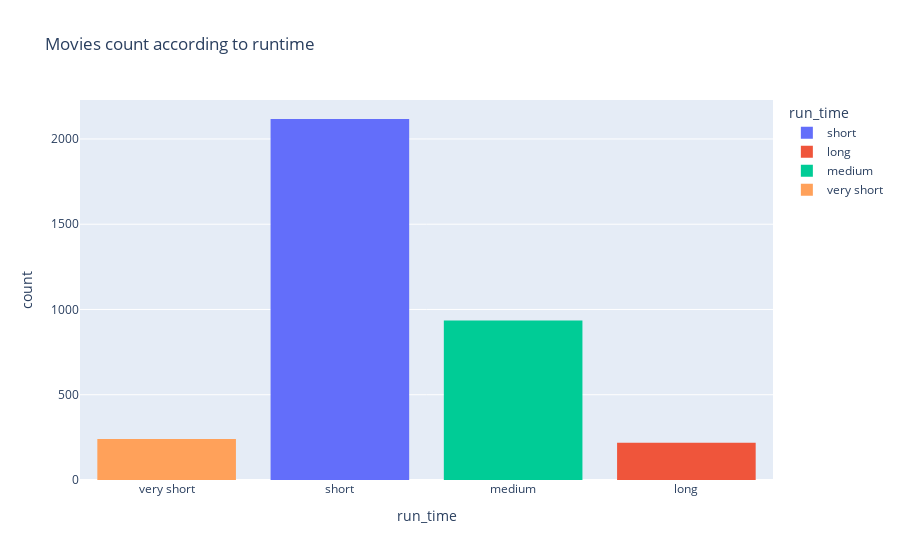

Write notebook code for a chart like this one.
### Code cell
fig = px.histogram(df, x='run_time', color='run_time', title='Movies count according to runtime', height=500)
fig.update_layout(xaxis={'categoryarray':['very short','short','medium','long']})
fig.show()

### Figure 1 — Plotly figure (JSON) as saved in the notebook; plotly's stock layout.template omitted (floating-point values rounded to 4 significant figures; data arrays with more than 128 entries replaced by an {"elided": "..."} marker saying what was removed)
{"data": [{"alignmentgroup": "True", "bingroup": "x", "hovertemplate": "run_time=%{x}<br>count=%{y}<extra></extra>", "legendgroup": "short", "marker": {"color": "#636efa", "pattern": {"shape": ""}}, "name": "short", "offsetgroup": "short", "orientation": "v", "showlegend": true, "type": "histogram", "x": {"elided": "2117 str values"}, "xaxis": "x", "yaxis": "y"}, {"alignmentgroup": "True", "bingroup": "x", "hovertemplate": "run_time=%{x}<br>count=%{y}<extra></extra>", "legendgroup": "long", "marker": {"color": "#EF553B", "pattern": {"shape": ""}}, "name": "long", "offsetgroup": "long", "orientation": "v", "showlegend": true, "type": "histogram", "x": {"elided": "218 str values"}, "xaxis": "x", "yaxis": "y"}, {"alignmentgroup": "True", "bingroup": "x", "hovertemplate": "run_time=%{x}<br>count=%{y}<extra></extra>", "legendgroup": "medium", "marker": {"color": "#00cc96", "pattern": {"shape": ""}}, "name": "medium", "offsetgroup": "medium", "orientation": "v", "showlegend": true, "type": "histogram", "x": {"elided": "936 str values"}, "xaxis": "x", "yaxis": "y"}, {"alignmentgroup": "True", "bingroup": "x", "hovertemplate": "run_time=%{x}<br>count=%{y}<extra></extra>", "legendgroup": "very short", "marker": {"color": "#FFA15A", "pattern": {"shape": ""}}, "name": "very short", "offsetgroup": "very short", "orientation": "v", "showlegend": true, "type": "histogram", "x": {"elided": "241 str values"}, "xaxis": "x", "yaxis": "y"}], "layout": {"autosize": true, "barmode": "relative", "legend": {"title": {"text": "run_time"}, "tracegroupgap": 0}, "title": {"text": "Movies count according to runtime"}, "xaxis": {"anchor": "y", "autorange": true, "categoryarray": ["very short", "short", "medium", "long"], "categoryorder": "array", "domain": [0, 1], "range": [-0.5, 3.5], "title": {"text": "run_time"}, "type": "category"}, "yaxis": {"anchor": "x", "autorange": true, "domain": [0, 1], "range": [0, 2228.0], "title": {"text": "count"}}}}
